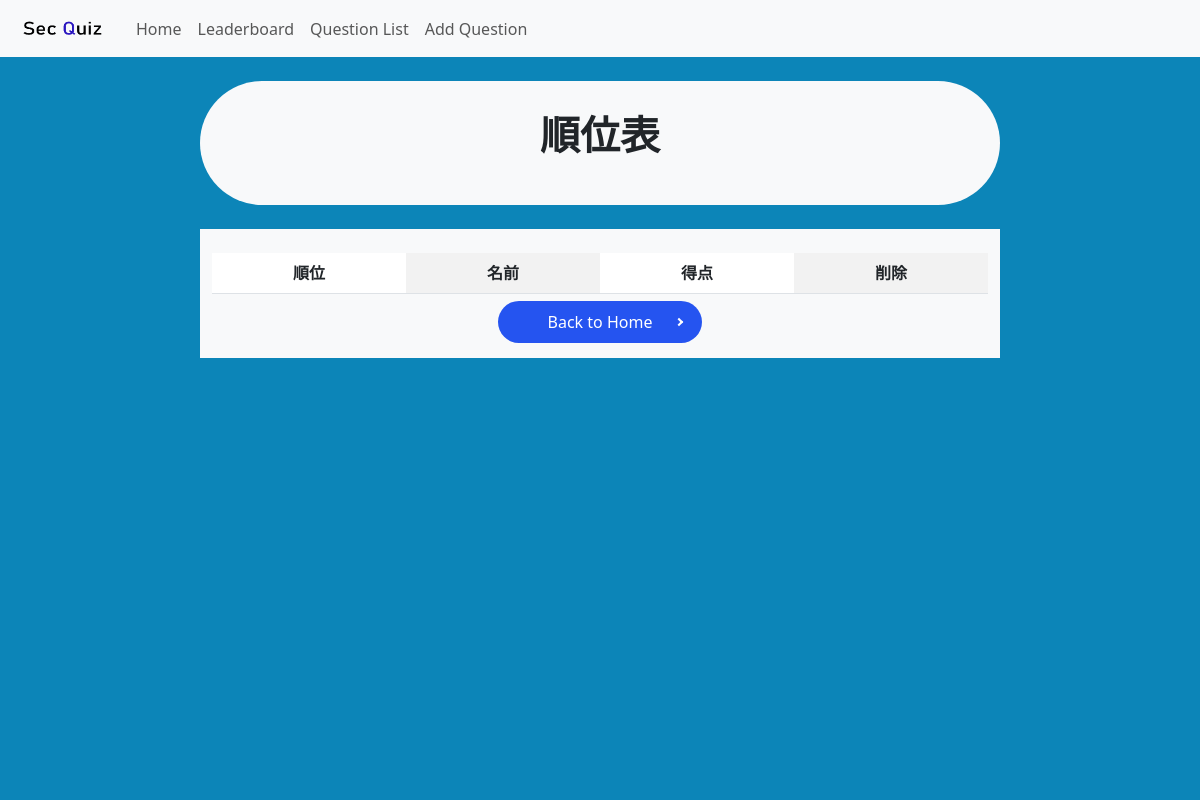
Page /leaderboard_manager on the earlier database version.
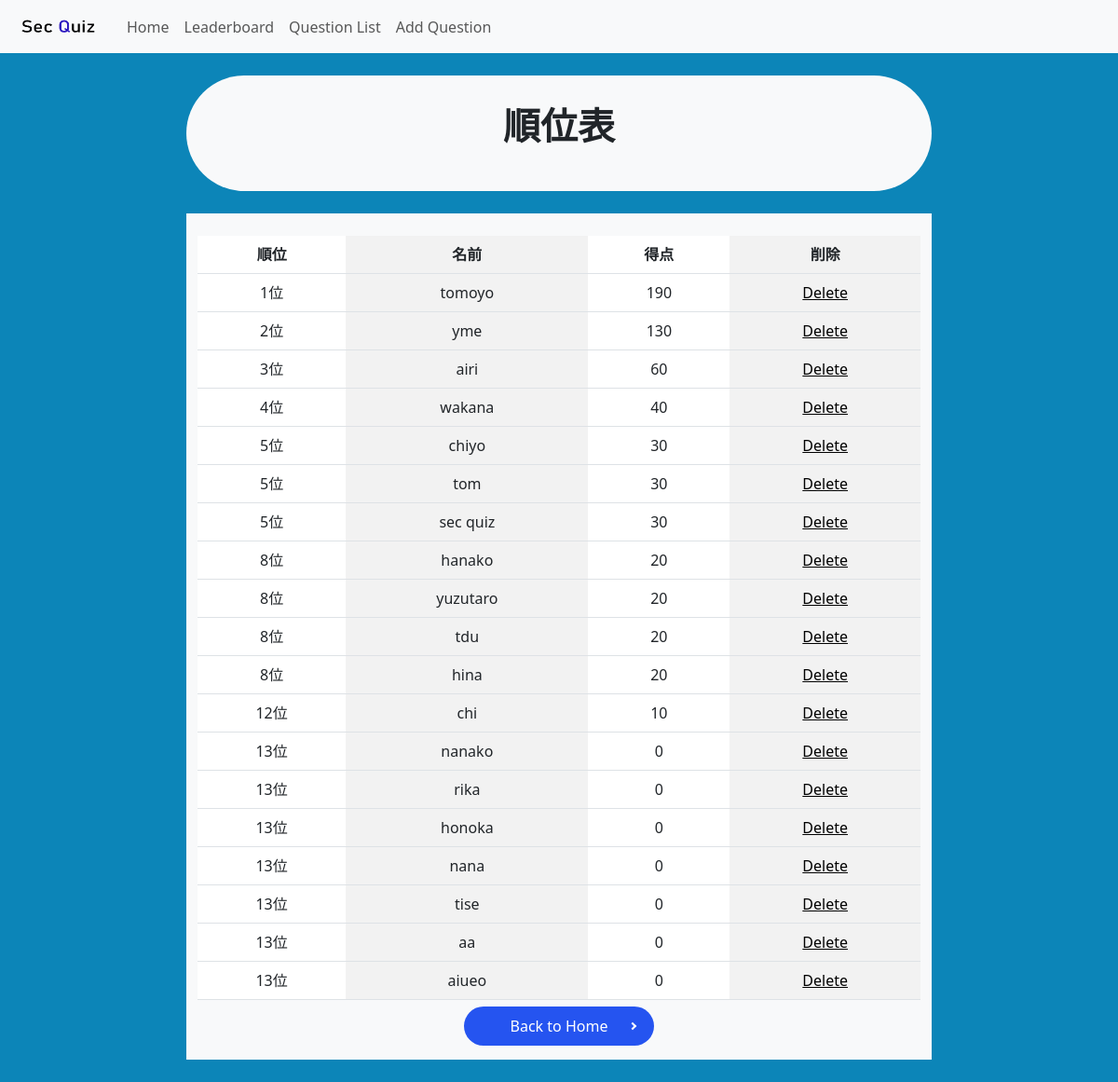
Same page on the later database version.
### app.py (models this page shows)
class Player(db.Model):
    id = db.Column(db.Integer, primary_key=True)
    name = db.Column(db.String(50), unique=True, nullable=False)
    score = db.Column(db.Integer, default=0)

### app.py (the view)
@app.route("/leaderboard_manager")
def leaderboard_manager():
    players = Player.query.order_by(Player.score.desc()).all()
    ranked_players = []
    current_rank = 1
    current_score = None
    for player in players:
        if player.score != current_score:
            current_rank = len(ranked_players) + 1
        ranked_players.append((current_rank, player))
        current_score = player.score
    return render_template('manager/leaderboard.html', ranked_players=ranked_players)

### templates/manager/leaderboard.html
{% extends 'base.html' %}
{% block body %}
<div id="particles-js"></div>
<link rel="stylesheet" href="../../static/css/background.css">
<link rel="stylesheet" href="../../static/css/yajirusi_button.css">
<nav class="navbar navbar-expand-lg bg-body-tertiary">
    <div class="container-fluid">
        <a class="navbar-brand" href="/">
            <img src="../static/image/secquiz_logo.png" alt="Logo" width="100" height="30"
                class="d-inline-block align-text-top">
        </a>
        <div class="collapse navbar-collapse" id="navbarNav">
            <ul class="navbar-nav">
                <li class="nav-item">
                    <a class="nav-link" aria-current="page" href="/manager">Home</a>
                </li>
                <li class="nav-item">
                    <a class="nav-link" href="/leaderboard_manager">Leaderboard</a>
                </li>
                <li class="nav-item">
                    <a class="nav-link" href="/questions_manager">Question List</a>
                </li>
                <li class="nav-item">
                    <a class="nav-link" href="/add_questions_manager">Add Question</a>
                </li>
            </ul>
        </div>
    </div>
</nav><br>
<div class="container-sm bg-light rounded-pill" style="width: 800px;"><br>
    <p class="fs-1 fw-bold text-center">順位表</p><br>
</div><br>
<div class="container-sm bg-light text-center" style="width: 800px;"><br>
    <table class="table table-striped-columns">
        <thead>
            <tr>
                <th>順位</th>
                <th>名前</th>
                <th>得点</th>
                <th>削除</th>
            </tr>
        </thead>
        <tbody>
            {% for rank, player in ranked_players %}
            <tr>
                <td>{{ rank }}位</td>
                <td>{{ player.name }}</td>
                <td>{{ player.score }}</td>
                <td><a href="/delete_player/{{ player.id }}" role="button">Delete</a> </td>
            </tr>
            {% endfor %}
        </tbody>
    </table>
    <div class="">
        <a href="/manager" class="button mb_top">Back to Home</a>
    </div><br>
</div><br>
{% endblock %}

Differences in the rows shown:
added Player: rank "1", name "tomoyo", score "190"
added Player: rank "2", name "yme", score "130"
added Player: rank "3", name "airi", score "60"
added Player: rank "4", name "wakana", score "40"
added Player: rank "5", name "chiyo", score "30"
added Player: rank "5", name "tom", score "30"
added Player: rank "5", name "sec quiz", score "30"
added Player: rank "8", name "hanako", score "20"
added Player: rank "8", name "yuzutaro", score "20"
added Player: rank "8", name "tdu", score "20"
added Player: id "8", name "hina", score "20"
added Player: rank "12", name "chi", score "10"
added Player: rank "13", name "nanako", score "0"
added Player: rank "13", name "rika", score "0"
added Player: rank "13", name "honoka", score "0"
added Player: id "13", name "nana", score "0"
added Player: rank "13", name "tise", score "0"
added Player: rank "13", name "aa", score "0"
added Player: rank "13", name "aiueo", score "0"
